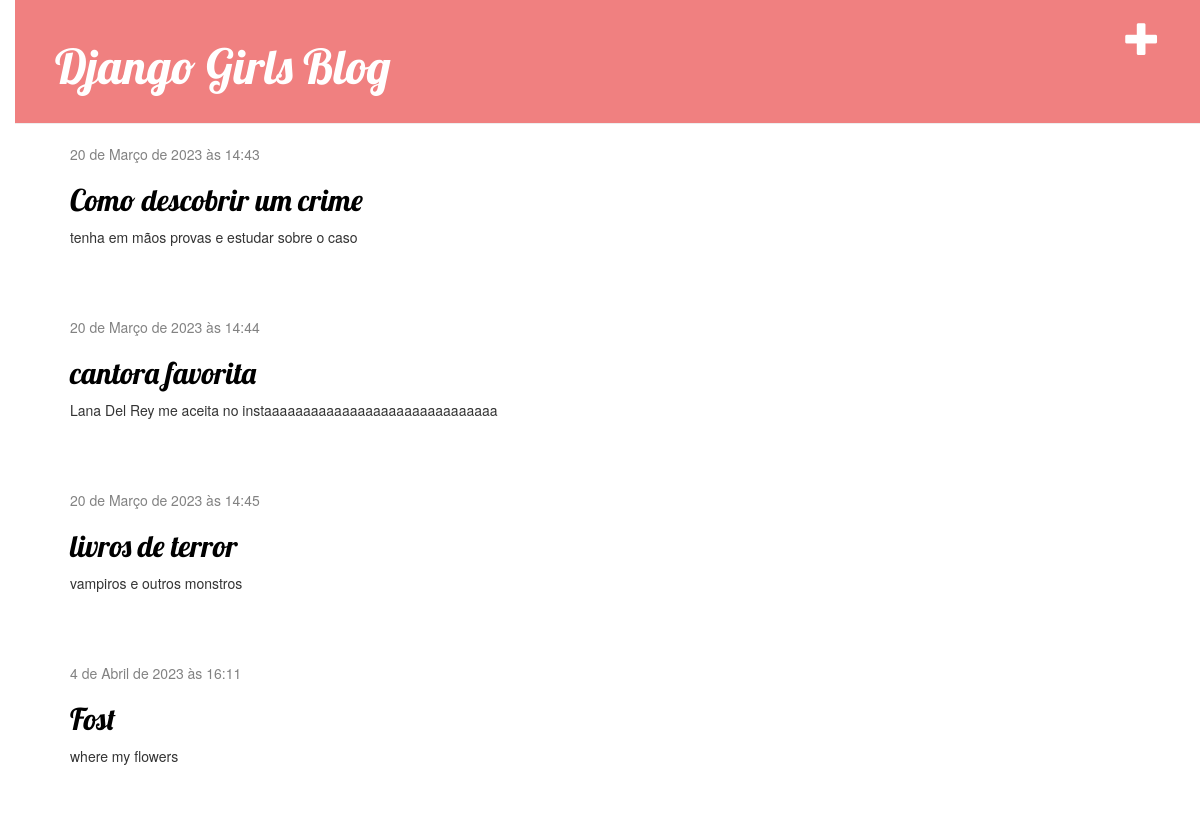
The page / on the database its author committed.
### blog/models.py (models this page shows, shortened)
class Post(models.Model):
    author = models.ForeignKey(settings.AUTH_USER_MODEL, on_delete=models.CASCADE)
    title = models.CharField(max_length=200)
    text = models.TextField()
    created_date = models.DateTimeField(default=timezone.now)
    published_date = models.DateTimeField(blank=True, null=True)

### blog/views.py (the view)
# urls.py: path('', views.post_list, name='post_list'),
def post_list(request):
    posts = Post.objects.filter(published_date__lte=timezone.now()).order_by('published_date')
    return render(request, 'blog/post_list.html', {'posts': posts})

### blog/templates/blog/post_list.html
{% extends 'blog/base.html' %}
{% block content %}
    {% for post in posts %}
        <div class="post">
            <div class="date">
                {{ post.published_date }}
            </div>
           <h2><a href="{% url 'post_detail' pk=post.pk %}">{{ post.title }}</a></h2>
            <p>{{ post.text|linebreaksbr }}</p>
        </div>
    {% endfor %}
{% endblock %}

### blog/templates/blog/base.html (shortened to what this page needs)
{% load static %}
<html>
    <head>
        <link rel="stylesheet" href="//maxcdn.bootstrapcdn.com/bootstrap/3.2.0/css/bootstrap.min.css">
        <link rel="stylesheet" href="//maxcdn.bootstrapcdn.com/bootstrap/3.2.0/css/bootstrap-theme.min.css">
        <link rel="stylesheet" href="{% static 'css/blog.css' %}">
    </head>
    <body>
        <div class="page-header">
            <a href="{% url 'post_new' %}" class="top-menu"><span class="glyphicon glyphicon-plus"></span></a>
            <h1><a href="/">Django Girls Blog</a></h1>
        </div>
        <div class="content container">
            <div class="row">
                <div class="col-md-8">
                    {% block content %}
                    {% endblock %}
                </div>
            </div>
        </div>
    </body>
</html>

### blog/static/css/blog.css (style rules this page uses)
h1 a, h2 a { color: #330000; }
body { padding-left: 15px; }
h1 a, h2 a { color: #330000; font-family: 'Lobster'; }
.page-header { background-color: #F08080; margin-top: 0; padding: 20px 20px 20px 40px; }
.page-header h1, .page-header h1 a, .page-header h1 a:visited, .page-header h1 a:active { color: #ffffff; font-size: 36pt; text-decoration: none; }
.content { margin-left: 40px; }
h1, h2, h3, h4 { font-family: 'Lobster', cursive; }
.date { color: #828282; }
.top-menu, .top-menu:hover, .top-menu:visited { color: #ffffff; float: right; font-size: 26pt; margin-right: 20px; }
.post { margin-bottom: 70px; }
.post h2 a, .post h2 a:visited { color: #000000; }

### rows shown on the page
Post: published_date "20 de Março de 2023 às 14:43", title "Como descobrir um crime", text "tenha em mãos provas e estudar sobre o caso"
Post: published_date "20 de Março de 2023 às 14:44", title "cantora favorita", text "Lana Del Rey me aceita no instaaaaaaaaaaaaaaaaaaaaaaaaaaaaaa"
Post: published_date "20 de Março de 2023 às 14:45", title "livros de terror", text "vampiros e outros monstros"
Post: published_date "4 de Abril de 2023 às 16:11", title "Fost", text "where my flowers"
